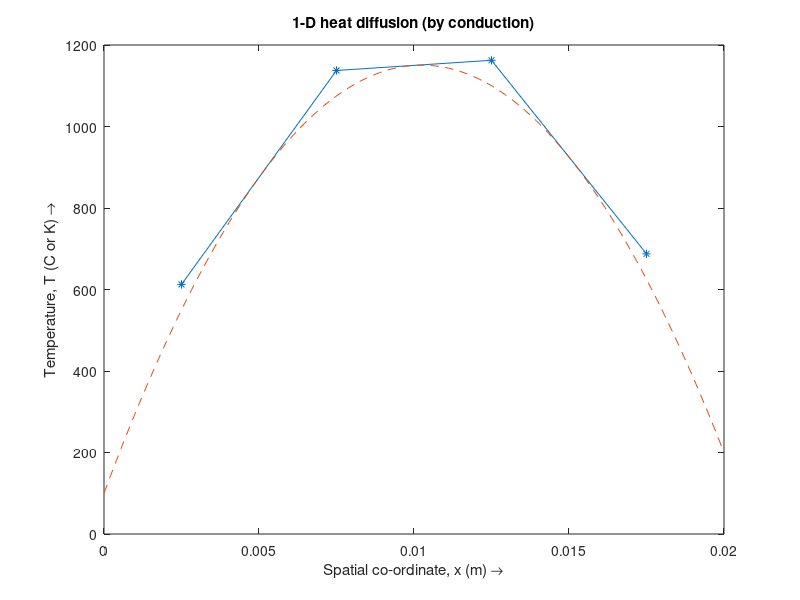

Write MATLAB code to recreate this figure.
clear all;
close all;
clc;

% USER INPUT ===========================

%    geometric
L = 0.02; % length [m]
n = 4; % no of nodes
A = 1; % cross sectional area

%    material properties
q = 10000e3; % heat generation [ W / m^3 ]
k = 0.5; % thermal conductivity [ W / m.K ]

%    boundary conditions
T_L = 100; % T at LHS end [deg C or K]
T_R = 200; % T at RHS end [deg C or K]


% PROCESSING BEGIN ======================


% Allocate memory to matrix/arrays
x = zeros(n,1); # node coordinates
coeff = zeros(n,n); # coefficient matrix of governing system of equations
b = zeros(n,1); # RHS matrix of governing system of equations


% Gridding/meshing -------------------------

dx = L / n; %   Node spacing

%   Calculates node coordinates.
x(1) = dx / 2;
for i = 2:n
  x(i) = x(i-1) + dx;
end


% Constructing system of equations [A][u] = [b] ---------------------

%   coefficient matrix [A]

%     define coefficients for internal nodes (row 2 until row n-1).
%     See Eq(4.30)

for i = 2:n-1
  a_W = k * A / dx;
  a_E = k * A / dx;
  s_u = -q * A * dx;
  s_P = 0;
  a_P = - a_W - a_E + s_P;

  coeff(i,i-1) = a_W;
  coeff(i,i) = a_P;
  coeff(i,i+1) = a_E;

  b(i) = s_u;
end


%     define coefficients for boundary node LHS (row 1) Eq(4.33)

a_W = 0;
a_E = k * A / dx;
s_u = -q * A * dx - 2 * k * A / dx * T_L;
s_P = - 2 * k * A / dx;
a_P = - a_W - a_E + s_P;

coeff(1,1) = a_P;
coeff(1,2) = a_E;

b(1) = s_u;


%     define coefficients for boundary node RHS (row n) Eq(4.36)

a_W = k * A / dx;
a_E = 0.0;
s_u = -q * A * dx - 2 * k * A / dx * T_R;
s_P = - 2 * k * A / dx;
a_P = - a_W - a_E + s_P;

coeff(n,n) = a_P;
coeff(n,n-1) = a_W;

b(n) = s_u;


% Solve the system of equations [u] = [A]^-1 [b]

U = coeff\b;


% POSTPROCESSING --------------------


%   Compute exact solution Eq.(4.39)
x_exact = linspace(0.0, L, 100)
U_exact = ( (T_R - T_L) / L + q/2/k*(L-x_exact) ) .* x_exact + T_L


%   Plot solution

h=plot(x,U,'*-');       %plotting the velocity profile
hold;
plot(x_exact, U_exact, '--');
%axis([0 2 0 3])
title({['1-D heat diffusion (by conduction)']})
xlabel('Spatial co-ordinate, x (m) \rightarrow')
ylabel('Temperature, T (C or K) \rightarrow')
